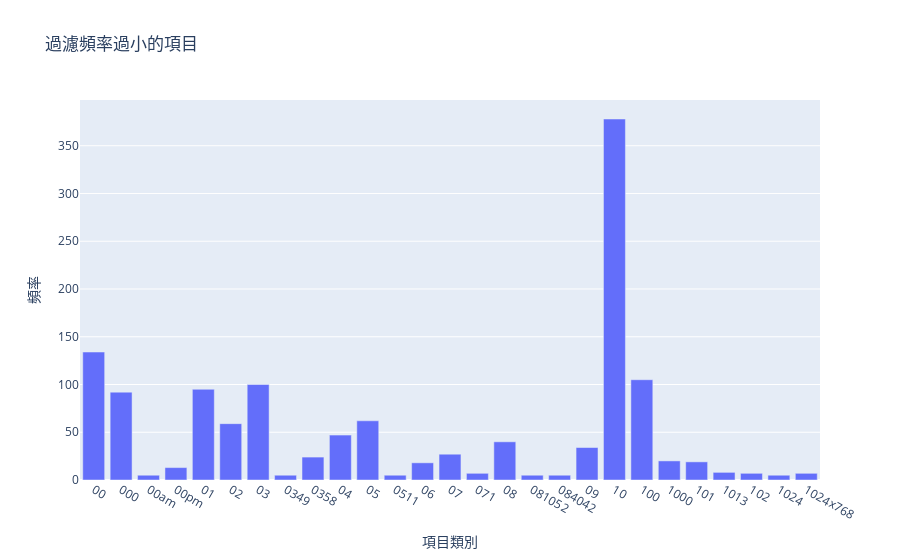

The cell this chart's notebook holds for it:
### Markdown cell above
### >>> **Exercise 13 (take home):** 
The chart above only contains 300 vocabulary in the documents, and it's already computationally intensive to both compute and visualize. Can you efficiently reduce the number of terms you want to visualize as an exercise. 

### >>> **練習 13（帶回家）：**
上面的圖表僅包含文件中的 300 個詞彙，計算和視覺化都已經非常耗時。作為練習，你能否有效地減少要視覺化的詞彙數量？

### Code cell
# Answer here
# 修改y_values的數值，來剔除頻率過低的項目，避免圖表過於擁擠
x_data = count_vect.get_feature_names_out()[:300]
y_data = term_frequencies[:300]

y_values = 5

filtered_x = [x for x, y in zip(x_data, y_data) if y >= y_values]
filtered_y = [y for y in y_data if y >= y_values]
fig = py.graph_objects.Figure(data=[
    py.graph_objects.Bar(x=filtered_x, 
                         y=filtered_y)
])
fig.update_layout(
    title_text='過濾頻率過小的項目',
    xaxis_title='項目類別',
    yaxis_title='頻率',
)

### Figure 1 — Plotly figure (JSON) as saved in the notebook; plotly's stock layout.template omitted (floating-point values rounded to 4 significant figures)
{"data": [{"type": "bar", "x": ["00", "000", "00am", "00pm", "01", "02", "03", "0349", "0358", "04", "05", "0511", "06", "07", "071", "08", "081052", "084042", "09", "10", "100", "1000", "101", "1013", "102", "1024", "1024x768"], "y": [134, 92, 5, 13, 95, 59, 100, 5, 24, 47, 62, 5, 18, 27, 7, 40, 5, 5, 34, 378, 105, 20, 19, 8, 7, 5, 7]}], "layout": {"title": {"text": "過濾頻率過小的項目"}, "xaxis": {"title": {"text": "項目類別"}}, "yaxis": {"title": {"text": "頻率"}}}}
